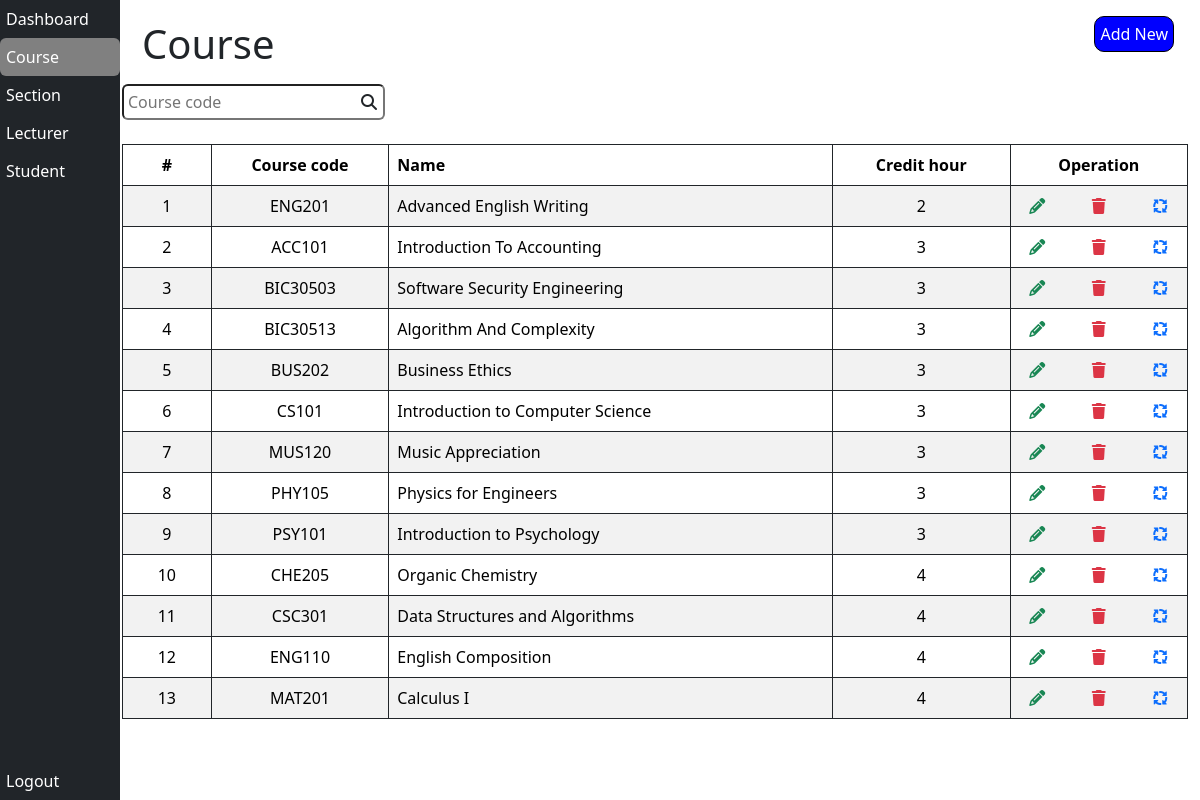
The app's page /Staff/course.php (signed in), older data.
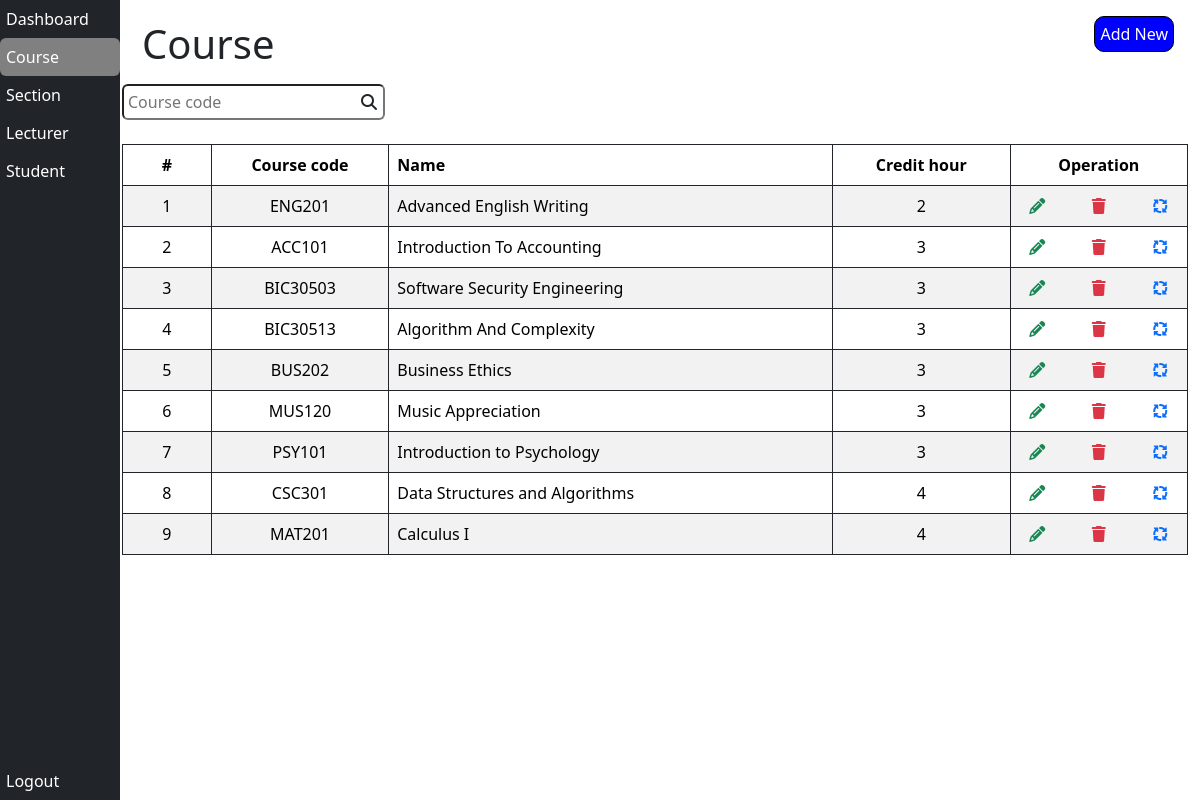
The same page, newer data.
### tables this page shows
CREATE TABLE `course` (
  `course_code` varchar(255) NOT NULL,
  `course_name` varchar(255) NOT NULL,
  `course_credit_hour` int(11) NOT NULL,
  `course_archive` int(11) NOT NULL DEFAULT 0
);

### Staff/course.php (the view, shortened to what this page needs)
<?php
  if(!isset($_SESSION['admin'])) {
    echo 'Please login first <br>';
    echo 'Click <a href="index.php">here<a/> to login';
  }else {
    include 'db.php';
?>
<!DOCTYPE html>
<html lang="en">
<head>
  <link href="https://cdn.jsdelivr.net/npm/bootstrap@5.3.3/dist/css/bootstrap.min.css" rel="stylesheet"
>
  <link rel="stylesheet" href="https://cdnjs.cloudflare.com/ajax/libs/font-awesome/6.5.2/css/all.min.css"
 />
  <link rel="stylesheet" href="./styles/style.css">
  <link rel="stylesheet" href="./styles/sidebar.css">
</head>
<body>
  <div class="container-fluid">
    <div class="bg-dark text-white sidebar">
      <a href="dashboard.php" class="btn nav-btn text-white d-block text-start">Dashboard</a>
      <a href="course.php" class="btn nav-btn text-white d-block text-start selected">Course</a>
      <a href="section.php" class="btn nav-btn text-white d-block text-start">Section</a>
      <a href="lecturer.php" class="btn nav-btn text-white d-block text-start">Lecturer</a>
      <a href="student.php" class="btn nav-btn text-white d-block text-start">Student</a>
      <a href="clearId.php"
        class="btn nav-btn text-white d-block text-start position-absolute w-100 bottom-0">Logout</a>
    </div>
    <div class="main-content">
      <h1 class="title">Course</h1>
      <button class="add-new-button position-absolute d-flex flex-column align-items-center mt-3 me-3"
        onclick="window.location.href = 'operation/course/addCourse.php'">Add New</button>
      <form autocomplete="off">
        <div class="position-relative d-inline">
          <input type="text" class="ps-1 pe-4 py-1 rounded mt-2" placeholder="Course code" id="courseCodeInput">
          <i class="fas fa-search position-absolute end-0 top-50 translate-middle-y me-2"></i>
        </div>
      </form>
      <table class="table table-striped table-bordered border-dark mt-4" id="courseTable">
        <thead>
          <div class="row">
            <th scope="col" class="col-1 text-center">
              #
            </th>
            <th scope="col" class="col-2 text-center">
              Course code
            </th>
            <th scope="col" class="col-5">
              Name
            </th>
            <th scope="col" class="col-2 text-center">
              Credit hour
            </th>
            <th scope="col" class="col-2 text-center">
              Operation
            </th>
          </div>
        </thead>
        <tbody>
          <?php
              $count = 1;
              $sql = "SELECT course_code, course_name, course_credit_hour FROM course WHERE course_archive = 0 ORDER BY course_credit_hour, course_code";
              $result = mysqli_query($conn, $sql);
              if(mysqli_num_rows($result) > 0) {
                while($row = mysqli_fetch_assoc($result)) {
            ?>
          <tr>
            <td scope="row" class="text-center"><?php echo $count++?></td>
            <td class="text-center"><?php echo $row["course_code"]?></td>
            <td><?php echo $row["course_name"]?></td>
            <td class="text-center"><?php echo $row["course_credit_hour"]?></td>
            <td>
              <div class="row">
                <div class="col-4 text-center">
                  <a href="./operation/course/editCourse.php?id=<?php echo $row["course_code"]?>">
                    <i class="fa-solid fa-pencil text-success"></i>
                  </a>
                </div>
                <div class="col-4 text-center">
                  <a href="#">
                    <i class="fa-solid fa-trash text-danger"
                      onclick="deleteCourse('<?php echo $row['course_code']?>', '<?php echo htmlspecialchars($row['course_name'], ENT_QUOTES)?>')"
                      name="delete"></i>
                  </a>
                </div>
                <div class="col-4 text-center">
                  <a href="#">
                    <i class="fa-solid fa-arrows-spin"
                      onclick="resetCourse('<?php echo $row['course_code']?>', '<?php echo htmlspecialchars($row['course_name'], ENT_QUOTES)?>')"
                      name="reset"></i>
                  </a>
                </div>
              </div>
            </td>
          </tr>
          <?php
              }
            }else {
              echo
                '<tr>
                  <td colspan="8" class="text-center">No sections found</td>
                </tr>';
            }
          ?>
        </tbody>
      </table>
    </div>
  </div>
</body>
</html>
<?php
  }
?>

Row changes from the older to the newer data that the page shows:
no longer on this page (row edited): course: course_code "CS101", course_name "Introduction to Computer Science", course_credit_hour "3"
no longer on this page (row edited): course: course_code "PHY105", course_name "Physics for Engineers", course_credit_hour "3"
no longer on this page (row edited): course: course_code "CHE205", course_name "Organic Chemistry", course_credit_hour "4"
no longer on this page (row edited): course: course_code "ENG110", course_name "English Composition", course_credit_hour "4"
